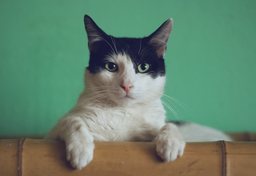
#> input picture L11_HW/image1.png, 256 x 176 px, shrunk from 1000 x 688 before the run
$ python code.py image1.png
#> lines starting #> are read from the running program, lines starting #| are printed output that depends on the picture; long printed decimals are rounded
import cv2
import sys
import copy
import numpy as np
import itertools, math
import time
import matplotlib.pyplot as plt


def slic(originalImage):
	slic = cv2.ximgproc.createSuperpixelSLIC(originalImage ,region_size=16,ruler = 20.0)
	slic.iterate(100)     #Number of iterations, the greater the better
	mask_slic = slic.getLabelContourMask() #Get Mask, Super pixel edge Mask==1
	label_slic = slic.getLabels()        #Get superpixel tags
	number_slic = slic.getNumberOfSuperpixels()  #Get the number of super pixels
	mask_inv_slic = cv2.bitwise_not(mask_slic)
	img_slic = cv2.bitwise_and(originalImage, originalImage, mask =  mask_inv_slic) #Draw the superpixel boundary on the original image
	# cv2.imshow("img_slic",img_slic)
	# cv2.waitKey(0)
	# cv2.destroyAllWindows()
	return slic

def find_cluster_centers(slic_img, originalImage):
	num_superpixel = slic_img.getNumberOfSuperpixels()
	labels = slic_img.getLabels()
	cluster_centers = [[0]*6 for _ in range(num_superpixel)]

	height, width, channel = originalImage.shape

	for i in range(height):
		for j in range(width):
			cluster_label = labels[i][j]
			cluster_centers[cluster_label][5] += 1
			for k in range(channel):
				cluster_centers[cluster_label][k] += originalImage[i][j][k]
			cluster_centers[cluster_label][3] += i
			cluster_centers[cluster_label][4] += j

	for i in range(num_superpixel):
		for j in range(5):
			cluster_centers[i][j] /= cluster_centers[i][5]
		cluster_centers[i] = cluster_centers[i][:5]
	# print(cluster_centers)
	return cluster_centers

def calculate_saliency(cluster_centers, slic_img, originalImage):
	num_superpixel = slic_img.getNumberOfSuperpixels()
	height, width, channel = originalImage.shape
	saliency = [0] * num_superpixel
	max_color_diff = ((255**2)*3)**0.5
	diagonal = (height**2 + width ** 2)**0.5

	for i in range(num_superpixel):
		for j in range(num_superpixel):
			sum_color_distance = 0
			for k in range(3):
				sum_color_distance += (cluster_centers[i][k] - cluster_centers[j][k])**2
			sum_color_distance = sum_color_distance**0.5

			spatial_distance = 0

			for k in range(3, 5):
				spatial_distance += (cluster_centers[i][k] - cluster_centers[j][k])**2
			spatial_distance = sum_color_distance**0.5

			saliency[i] = (sum_color_distance / max_color_diff) * math.exp(-(spatial_distance / diagonal))

	print(saliency)
	return saliency

def map_saliency(slic_img, originalImage, saliency):
	num_superpixel = slic_img.getNumberOfSuperpixels()
	labels = slic_img.getLabels()
	height, width, channel = originalImage.shape
	image = [[0] * width for _ in range(height)]
	for i in range(height):
		for j in range(width):
			image[i][j] = saliency[labels[i][j]]
	image=np.float32(image)
	print(image)
	cv2.imshow('saliency', image)
	cv2.waitKey()
	cv2.destroyAllWindows()


def main(image_path):
#> called with image_path = 'image1.png'
	originalImage = cv2.imread(image_path)
#> originalImage is the input picture: shape (176, 256, 3); mean B, G, R 109.8, 132.2, 100.6
	slic_img = slic(originalImage)
#> in slic, `mask_slic = slic.getLabelContourMask()`:
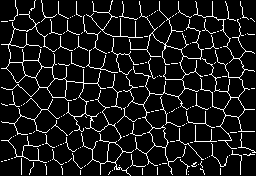
#> mask_slic: shape (176, 256); 9.5% white in thin lines or dots
#> in slic, `label_slic = slic.getLabels()`:
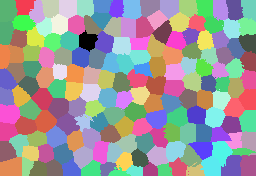
#> label_slic: shape (176, 256) int32; 171 distinct labels, from 0 to 170; one colour per label, 0 black
#> in slic, `number_slic = slic.getNumberOfSuperpixels()`: number_slic = 171
#> in slic, `mask_inv_slic = cv2.bitwise_not(mask_slic)`: mask_inv_slic: shape (176, 256); 90.5% white; black in thin lines or dots
#> in slic, `img_slic = cv2.bitwise_and(originalImage, originalImage, mask =  mask_..`:
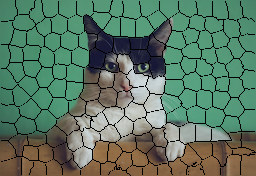
#> img_slic: shape (176, 256, 3); mean B, G, R 99.3, 119.6, 90.9
	cluster_centers = find_cluster_centers(slic_img, originalImage)
#> after the loop in find_cluster_centers, `for i in range(height):`: cluster_centers = 171 items
#> after the loop in find_cluster_centers, `for i in range(num_superpixel):`: cluster_centers = 171 items, first 6: [93.93, 106.5, 70.66, 40.55, 87.2], [107.6, 137.4, 75.37, 6.3, 24.12], [111, 142.7, 78.25, 12, 36.9], [114, 145.7, 81, 7.67, 50.2], [116.7, 148.7, 83.43, 7.8, 67.58], [119.1, 150.6, 85.3, 7.53, 84.82]
	saliency = calculate_saliency(cluster_centers, slic_img, originalImage)
#> after the loop in calculate_saliency, `for i in range(num_superpixel):`: saliency = 171 values, max 0.393 at index 85, min 0 at index 170, mean 0.169
#| [0.1443, 0.1697, 0.175, 0.1782, 0.1821, 0.1854, 0.1881, 0.1938, 0.1939, 0.1903, 0.1885, 0.1836, 0.1803, 0.1765, 0.1703, 0.1663, 0.1653, 0.1723, 0.1808, 0.1835, 0.1881, 0.1918, 0.1964, 0.1982, 0.195
	map_saliency(slic_img, originalImage, saliency)
#> after the loop in map_saliency, `for i in range(height):`: image = 176 items
#> in map_saliency, `image=np.float32(image)`:
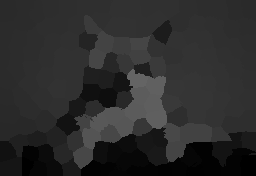
#> image: shape (176, 256) float32; min 0, max 0.393, mean 0.172
#> (printed output is left out)


if __name__ == '__main__':
	if len(sys.argv) != 2:
		print("Usage: python3 code.py <path_of_image>")
		exit(1)

	image_path = sys.argv[1]
	main(image_path)

$ run again, on L11_HW/image7.png
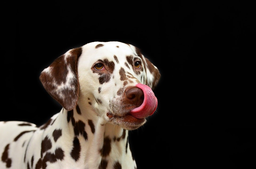
#> input picture L11_HW/image7.png, 256 x 169 px, shrunk from 960 x 635 before the run
#> in main, originalImage is the input picture: shape (169, 256, 3); mean B, G, R 38.2, 42.9, 49.7
#> mask_slic: shape (169, 256); 10% white in thin lines or dots
#> in slic, `label_slic = slic.getLabels()`:
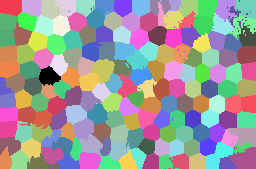
#> label_slic: shape (169, 256) int32; 171 distinct labels, from 0 to 170; one colour per label, 0 black
#> number_slic = 171
#> mask_inv_slic: shape (169, 256); 90% white; black in thin lines or dots
#> after the loop in find_cluster_centers, `for i in range(height):`: cluster_centers = 171 items
#> after the loop in find_cluster_centers, `for i in range(num_superpixel):`: cluster_centers = 171 items, first 6: [60.87, 72.6, 101.9, 75.99, 48.47], [0.984, 0.984, 0.984, 6.66, 10.7], [1, 1, 1, 6.86, 31.76], [1, 1, 1, 8.8, 49.95], [2, 2, 2, 6.72, 66.35], [2, 2, 2, 6.4, 84.57]
#> after the loop in calculate_saliency, `for i in range(num_superpixel):`: saliency = 171 values, max 0.874 at index 52, min 0 at index 78, mean 0.163
#> (printed output is left out)
#> after the loop in map_saliency, `for i in range(height):`: image = 169 items
#> in map_saliency, `image=np.float32(image)`:
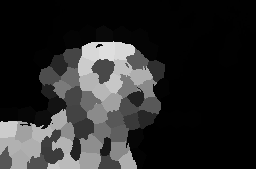
#> image: shape (169, 256) float32; min 0, max 0.874, mean 0.164
#> (printed output is left out)
